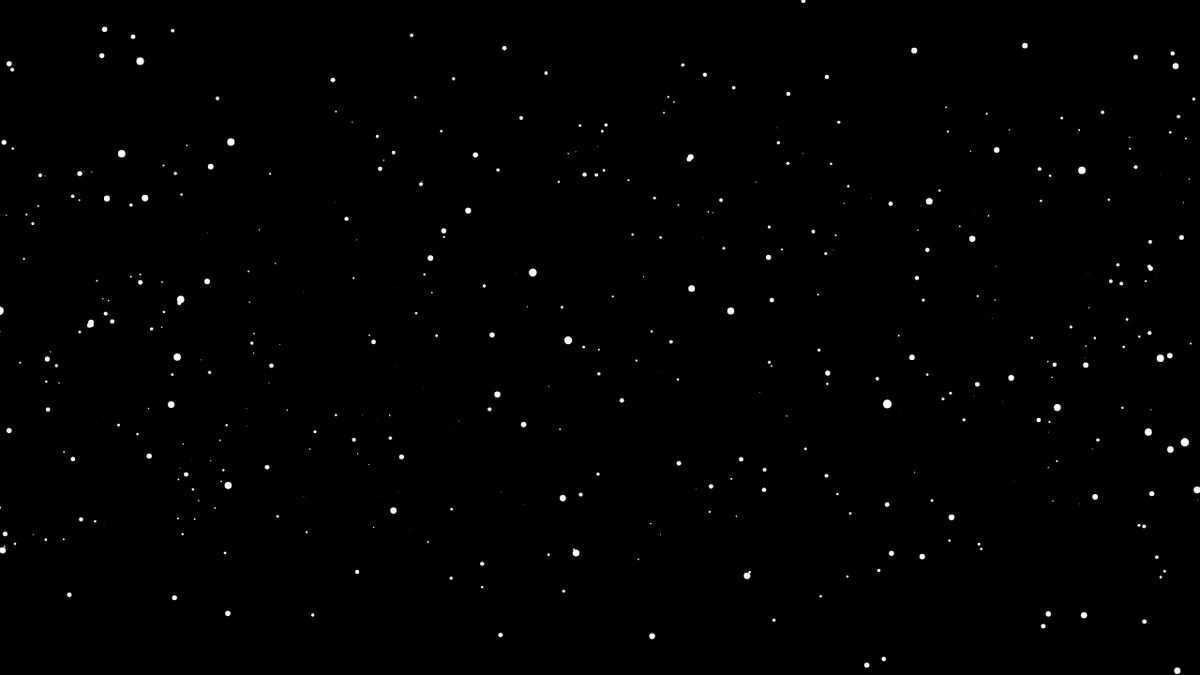
Frame 1 (no input)
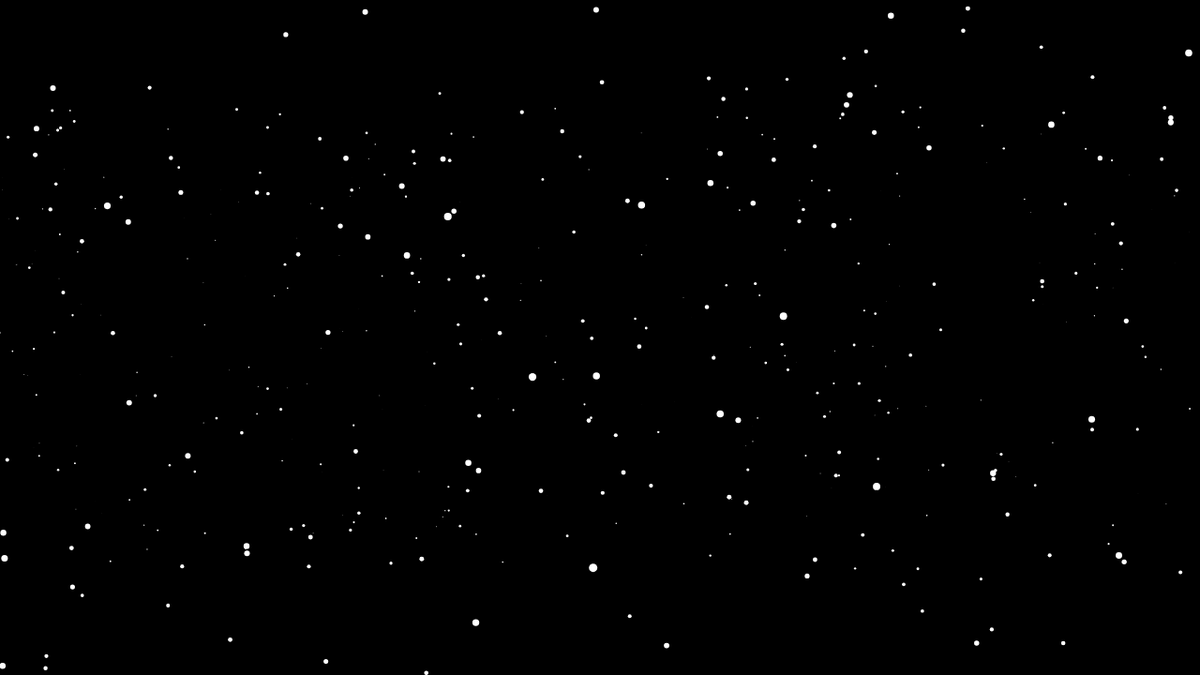
Frame 60 (no input)
Frame 120 (the mouse pressed at the canvas centre since frame 60): identical to frame 60, image omitted

The p5.js sketch that drew these frames (run headless with seeded random() and noise() and a simulated clock; from frame 60 on, the mouse is pressed at the canvas centre):

// p5.js sketch
// ── sketch.js
class Star {
  constructor() {
    this.x = random(-width, width);
    this.y = random(-height, height);
    this.z = random(width);
  }
  show() {
    this.z -= map(mouseX, 0, width, -10, 10);
    if (this.z < 1) {
      this.z = width
    }
    if (this.z > width) {
      this.z = 1
    }
    let sx = map(this.x / this.z, -1, 1, 0, width);
    let sy = map(this.y / this.z, -1, 1, 0, height);
    noStroke();
    fill(256);
    circle(sx, sy, map(this.z, width, 0, 0, 10));
  }
}

let stars = [];

function setup() {
  frameRate(60);
  createCanvas(1280, 720);
  for (let index = 0; index < 1000; index++) {
    stars.push(new Star());
  }
}

function draw() {
  background(0);
  stars.forEach(element => {
    element.show()
  });
}
